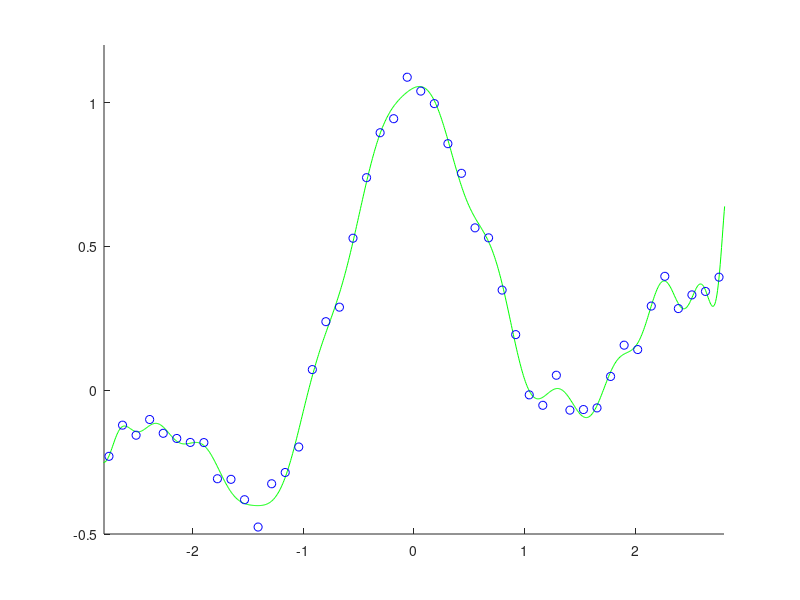

MATLAB code to generate this figure:
n = 50; # 訓練データの数
N = 1000;
x = linspace(-3, 3, n)'; # 訓練データx (-3から3までをn個に分割した列ベクトル)
X = linspace(-3, 3, N)';
pix = pi*x;
y = sin(pix)./(pix)+0.1*x+0.05*randn(n, 1); # 訓練データy

p(:, 1) = ones(n, 1); # 行列pの1列目はn行1列の要素が全て1の行列
P(:, 1) = ones(N, 1);
for j = 1:15
    p(:, 2*j) = sin(j/2*x);
    p(:, 2*j+1) = cos(j/2*x);
    P(:, 2*j) = sin(j/2*X);
    P(:, 2*j+1) = cos(j/2*X);
end

# パラメータ計算
t = p \ y;
F = P * t;

figure(1);
clf;
hold on;
axis([-2.8, 2.8, -0.5, 1.2]);
plot(X, F, 'g-');
plot(x, y, 'bo');
